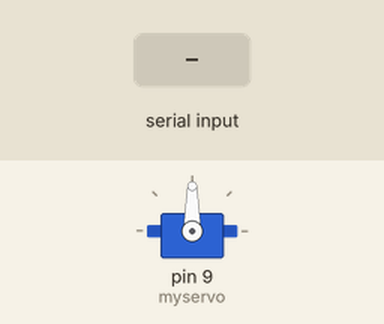
This sketch was run on a simulated Arduino Uno, built with avr-gcc and run on an emulated ATmega328P. Parts: servo. The inputs (shaded band) are chosen by the test bench.

Above: at 1.2 s.
1.3 s: "1" received over Serial
At 2.4 s:
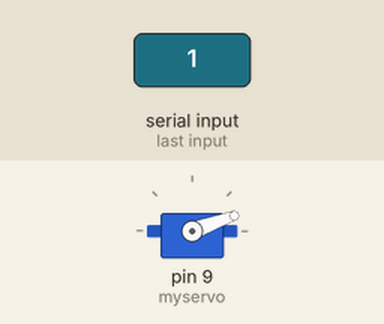
2.8 s: "0" received over Serial
At 3.6 s:
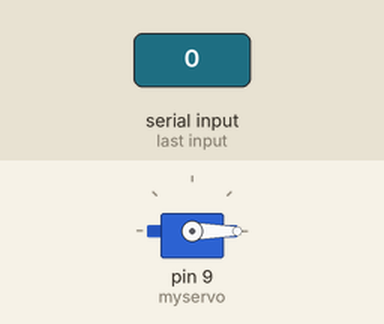
4.3 s: "2" received over Serial
At 4.7 s:
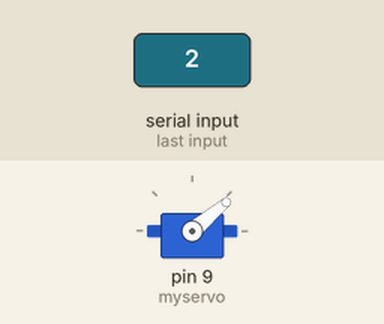
Timing chart, 0 to 7.3 s (numbered marks = the images above; inputs shaded):
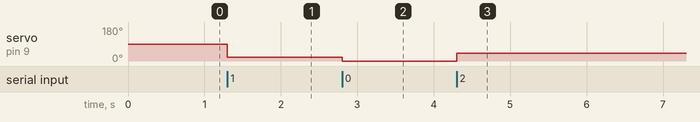

The sketch:

servo_bluetooth.ino
```cpp
#include <Servo.h>

Servo myservo;  // create servo object to control a servo
int bluetoothTx = 10;  // TX-O pin of bluetooth mate, Arduino D2
int bluetoothRx = 11;  // RX-I pin of bluetooth mate, Arduino D3
char data; // variable to receive data from the serial port

void setup() {
  Serial.begin(9600);  // set the data rate for the Serial port
  Serial.begin(9600);  // set the data rate for the SoftwareSerial port
  myservo.attach(9);  // attaches the servo on pin 9 to the servo object
}

void loop() {
  if (Serial.available()) {
    data = Serial.read();  // read the incoming data from the Bluetooth module
    int angle = map(data, '0', '9', 0, 180);  // map the input range to 0-180 degrees
    myservo.write(angle);  // sets the servo position
  }
}
```

Measured:
- after the input at 1.3 s, servo on pin 9 (myservo): 90° → 20° at once
- after the input at 2.8 s, servo on pin 9 (myservo): 20° → 0° at once
- after the input at 4.3 s, servo on pin 9 (myservo): 0° → 40° at once
